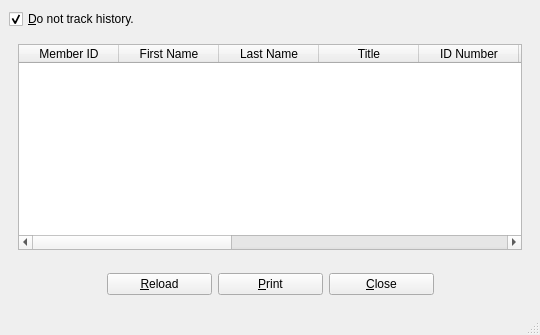
<?xml version="1.0" encoding="UTF-8"?>
<ui version="4.0">
 <class>historyDialog</class>
 <widget class="QMainWindow" name="historyDialog">
  <property name="geometry">
   <rect>
    <x>0</x>
    <y>0</y>
    <width>540</width>
    <height>335</height>
   </rect>
  </property>
  <property name="windowTitle">
   <string>BiblioteQ: Member's Reservation History</string>
  </property>
  <property name="windowIcon">
   <iconset resource="../Icons/icons.qrc">
    <normaloff>:/book.png</normaloff>:/book.png</iconset>
  </property>
  <widget class="QWidget" name="centralwidget">
   <layout class="QVBoxLayout">
    <item>
     <widget class="QCheckBox" name="dnt">
      <property name="text">
       <string>&amp;Do not track history.</string>
      </property>
      <property name="checked">
       <bool>true</bool>
      </property>
     </widget>
    </item>
    <item>
     <widget class="QFrame" name="frame">
      <layout class="QVBoxLayout">
       <item>
        <widget class="QTableWidget" name="table">
         <property name="focusPolicy">
          <enum>Qt::StrongFocus</enum>
         </property>
         <property name="editTriggers">
          <set>QAbstractItemView::NoEditTriggers</set>
         </property>
         <property name="alternatingRowColors">
          <bool>true</bool>
         </property>
         <property name="selectionMode">
          <enum>QAbstractItemView::SingleSelection</enum>
         </property>
         <property name="selectionBehavior">
          <enum>QAbstractItemView::SelectRows</enum>
         </property>
         <property name="verticalScrollMode">
          <enum>QAbstractItemView::ScrollPerItem</enum>
         </property>
         <property name="horizontalScrollMode">
          <enum>QAbstractItemView::ScrollPerPixel</enum>
         </property>
         <property name="sortingEnabled">
          <bool>true</bool>
         </property>
         <property name="cornerButtonEnabled">
          <bool>false</bool>
         </property>
         <column>
          <property name="text">
           <string>Member ID</string>
          </property>
         </column>
         <column>
          <property name="text">
           <string>First Name</string>
          </property>
         </column>
         <column>
          <property name="text">
           <string>Last Name</string>
          </property>
         </column>
         <column>
          <property name="text">
           <string>Title</string>
          </property>
         </column>
         <column>
          <property name="text">
           <string>ID Number</string>
          </property>
         </column>
         <column>
          <property name="text">
           <string>Barcode</string>
          </property>
         </column>
         <column>
          <property name="text">
           <string>Type</string>
          </property>
         </column>
         <column>
          <property name="text">
           <string>Reservation Date</string>
          </property>
         </column>
         <column>
          <property name="text">
           <string>Due Date</string>
          </property>
         </column>
         <column>
          <property name="text">
           <string>Returned Date</string>
          </property>
         </column>
         <column>
          <property name="text">
           <string>Lender</string>
          </property>
         </column>
         <column>
          <property name="text">
           <string>MYOID</string>
          </property>
         </column>
        </widget>
       </item>
      </layout>
     </widget>
    </item>
    <item>
     <layout class="QHBoxLayout">
      <item>
       <widget class="QToolButton" name="prevTool">
        <property name="toolTip">
         <string>Previous Member</string>
        </property>
        <property name="icon">
         <iconset resource="../Icons/icons.qrc">
          <normaloff>:/32x32/previous.png</normaloff>:/32x32/previous.png</iconset>
        </property>
        <property name="iconSize">
         <size>
          <width>32</width>
          <height>32</height>
         </size>
        </property>
        <property name="autoRaise">
         <bool>true</bool>
        </property>
       </widget>
      </item>
      <item>
       <spacer>
        <property name="orientation">
         <enum>Qt::Horizontal</enum>
        </property>
        <property name="sizeHint" stdset="0">
         <size>
          <width>51</width>
          <height>26</height>
         </size>
        </property>
       </spacer>
      </item>
      <item>
       <widget class="QPushButton" name="reloadButton">
        <property name="minimumSize">
         <size>
          <width>105</width>
          <height>0</height>
         </size>
        </property>
        <property name="text">
         <string>&amp;Reload</string>
        </property>
        <property name="icon">
         <iconset resource="../Icons/icons.qrc">
          <normaloff>:/16x16/reload.png</normaloff>:/16x16/reload.png</iconset>
        </property>
       </widget>
      </item>
      <item>
       <widget class="QPushButton" name="printButton">
        <property name="minimumSize">
         <size>
          <width>105</width>
          <height>0</height>
         </size>
        </property>
        <property name="text">
         <string>&amp;Print</string>
        </property>
        <property name="icon">
         <iconset resource="../Icons/icons.qrc">
          <normaloff>:/16x16/fileprint.png</normaloff>:/16x16/fileprint.png</iconset>
        </property>
       </widget>
      </item>
      <item>
       <widget class="QPushButton" name="cancelButton">
        <property name="minimumSize">
         <size>
          <width>105</width>
          <height>0</height>
         </size>
        </property>
        <property name="text">
         <string>&amp;Close</string>
        </property>
        <property name="icon">
         <iconset resource="../Icons/icons.qrc">
          <normaloff>:/16x16/cancel.png</normaloff>:/16x16/cancel.png</iconset>
        </property>
       </widget>
      </item>
      <item>
       <spacer>
        <property name="orientation">
         <enum>Qt::Horizontal</enum>
        </property>
        <property name="sizeHint" stdset="0">
         <size>
          <width>21</width>
          <height>26</height>
         </size>
        </property>
       </spacer>
      </item>
      <item>
       <widget class="QToolButton" name="nextTool">
        <property name="toolTip">
         <string>Next Member</string>
        </property>
        <property name="icon">
         <iconset resource="../Icons/icons.qrc">
          <normaloff>:/32x32/next.png</normaloff>:/32x32/next.png</iconset>
        </property>
        <property name="iconSize">
         <size>
          <width>32</width>
          <height>32</height>
         </size>
        </property>
        <property name="autoRaise">
         <bool>true</bool>
        </property>
       </widget>
      </item>
     </layout>
    </item>
   </layout>
  </widget>
  <widget class="QStatusBar" name="statusbar"/>
 </widget>
 <tabstops>
  <tabstop>dnt</tabstop>
  <tabstop>table</tabstop>
  <tabstop>prevTool</tabstop>
  <tabstop>reloadButton</tabstop>
  <tabstop>printButton</tabstop>
  <tabstop>cancelButton</tabstop>
  <tabstop>nextTool</tabstop>
 </tabstops>
 <resources>
  <include location="../Icons/icons.qrc"/>
 </resources>
 <connections/>
</ui>
